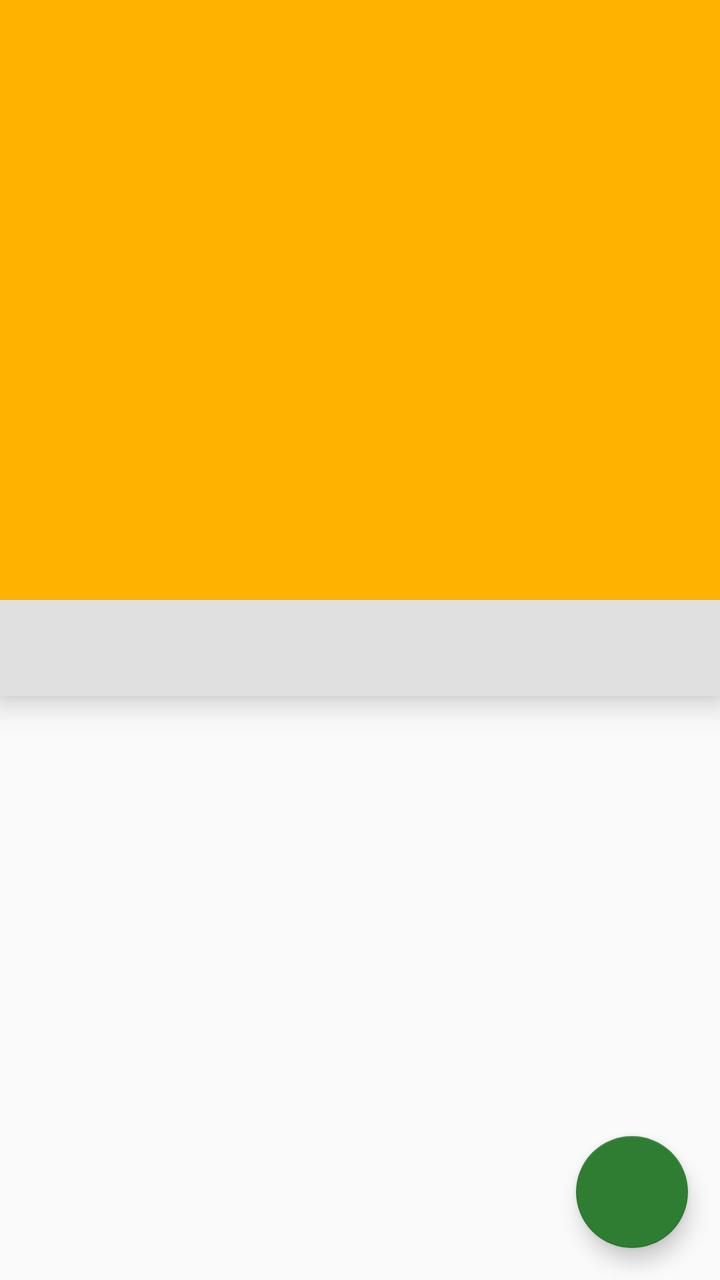
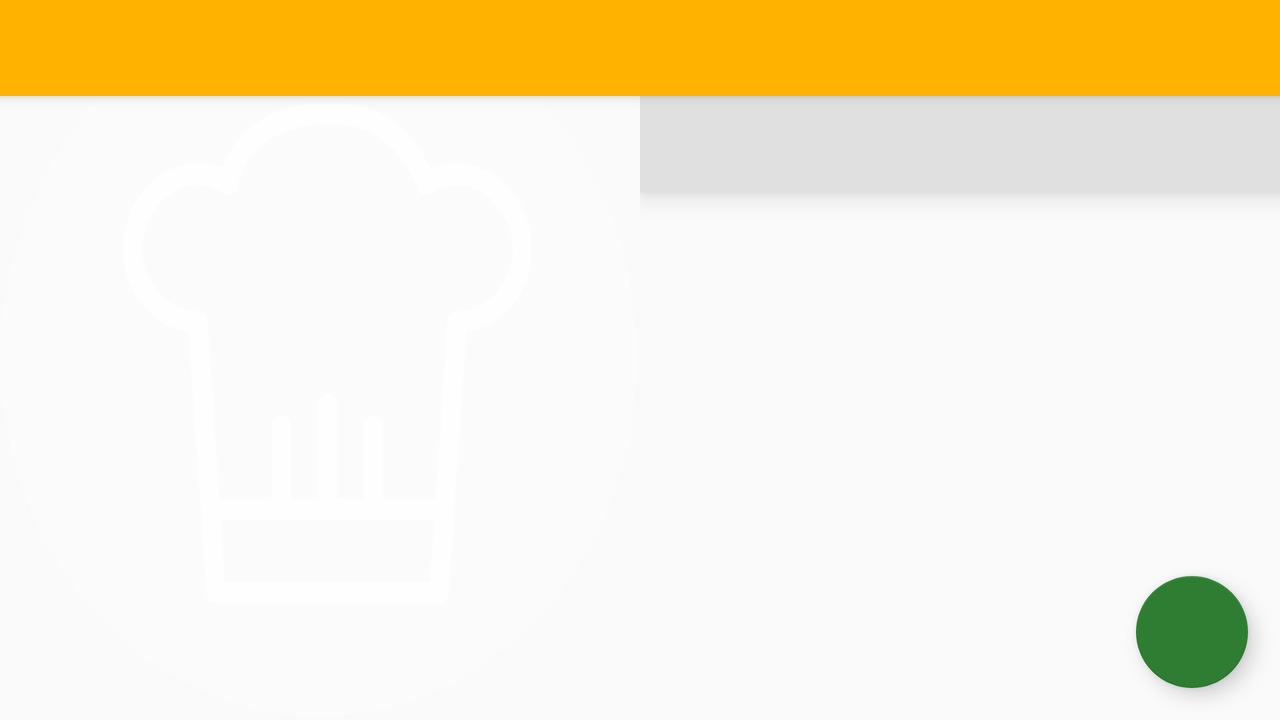

An Android layout and its configuration variant, each rendered on a device that would load it. The default file and the variant file are quoted in full after the pictures.
<!-- AndroidManifest.xml: activity theme AppTheme -->
<!-- res/layout/activity_detail.xml -->
<?xml version="1.0" encoding="utf-8"?>
<android.support.design.widget.CoordinatorLayout xmlns:android="http://schemas.android.com/apk/res/android"
    xmlns:app="http://schemas.android.com/apk/res-auto"
    xmlns:tools="http://schemas.android.com/tools"
    android:layout_width="match_parent"
    android:layout_height="match_parent"
    tools:context="net.cdmsoftware.mobilechef.DetailActivity">

    <android.support.design.widget.AppBarLayout
        android:id="@+id/toolbar_container"
        android:layout_width="match_parent"
        android:layout_height="wrap_content"
        android:fitsSystemWindows="true"
        android:theme="@style/ThemeOverlay.AppCompat.Dark.ActionBar">

        <android.support.design.widget.CollapsingToolbarLayout
            android:id="@+id/collapsing_toolbar_layout"
            android:layout_width="match_parent"
            android:layout_height="match_parent"
            app:collapsedTitleTextAppearance="@color/light_gray"
            app:contentScrim="?attr/colorPrimary"
            app:expandedTitleTextAppearance="@style/TextAppearance.AppCompat.Headline"
            app:layout_scrollFlags="scroll|exitUntilCollapsed">

            <FrameLayout
                android:layout_width="match_parent"
                android:layout_height="match_parent">

                <ImageView
                    android:id="@+id/detail_recipe_image"
                    android:layout_width="match_parent"
                    android:layout_height="300dp"
                    android:adjustViewBounds="true"
                    android:scaleType="centerCrop"
                    android:transitionName="transition_image"
                    app:layout_collapseMode="parallax"
                    tools:ignore="ContentDescription" /> 

                <View
                    android:layout_width="match_parent"
                    android:layout_height="150dp"
                    android:layout_gravity="bottom"
                    android:background="@drawable/transparent" />
            </FrameLayout>

            <android.support.v7.widget.Toolbar
                android:id="@+id/detail_toolbar"
                android:layout_width="match_parent"
                android:layout_height="?actionBarSize"
                android:background="@android:color/transparent"
                app:layout_collapseMode="pin"
                app:popupTheme="@style/AppTheme.PopupOverlay">

            </android.support.v7.widget.Toolbar>
        </android.support.design.widget.CollapsingToolbarLayout>

    </android.support.design.widget.AppBarLayout>

    <LinearLayout
        android:layout_width="match_parent"
        android:layout_height="match_parent"
        android:orientation="vertical"
        app:layout_behavior="@string/appbar_scrolling_view_behavior">

        <android.support.design.widget.TabLayout
            android:id="@+id/sliding_tabs"
            android:layout_width="match_parent"
            android:layout_height="wrap_content"
            android:background="@color/light_gray"
            android:elevation="8dp"
            app:tabIndicatorColor="@color/colorAccent"
            app:tabMode="fixed"
            app:tabSelectedTextColor="@color/colorAccent"
            app:tabTextColor="@color/dark_gray" />

        <android.support.v4.view.ViewPager
            android:id="@+id/detail_view_pager"
            android:layout_width="match_parent"
            android:layout_height="0dp"
            android:layout_marginEnd="@dimen/horizontal_margin"
            android:layout_marginStart="@dimen/horizontal_margin"
            android:layout_weight="1" />
    </LinearLayout>

    <android.support.design.widget.FloatingActionButton
        android:id="@+id/fab"
        android:layout_width="wrap_content"
        android:layout_height="wrap_content"
        android:layout_gravity="bottom|end"
        android:layout_margin="@dimen/fab_margin"
        android:src="@drawable/ic_favorite"
        app:fabSize="normal" />

</android.support.design.widget.CoordinatorLayout>
<!-- resources referenced by this layout -->
<resources>
  <color name="colorAccent">#2e7d32</color>
  <color name="dark_gray">#263238</color>
  <color name="light_gray">#ffe0e0e0</color>
  <dimen name="fab_margin">16dp</dimen>
  <dimen name="horizontal_margin">16dp</dimen>
  <style name="AppTheme.PopupOverlay" parent="ThemeOverlay.AppCompat.Light" />
  <style name="AppTheme" parent="Theme.AppCompat.Light.NoActionBar">
          
          <item name="colorPrimary">@color/colorPrimary</item>
          <item name="colorPrimaryDark">@color/colorPrimaryDark</item>
          <item name="colorAccent">@color/colorAccent</item>
      </style>
  <color name="colorPrimary">#ffb300</color>
  <color name="colorPrimaryDark">#c68400</color>
</resources>
<!-- res/layout-land/activity_detail.xml (the author's variant of the layout above) -->
<!-- drawn on the phone turned sideways -->
<?xml version="1.0" encoding="utf-8"?>
<android.support.design.widget.CoordinatorLayout xmlns:android="http://schemas.android.com/apk/res/android"
    xmlns:app="http://schemas.android.com/apk/res-auto"
    xmlns:tools="http://schemas.android.com/tools"
    android:layout_width="match_parent"
    android:layout_height="match_parent"
    tools:context="net.cdmsoftware.mobilechef.DetailActivity">

    <android.support.design.widget.AppBarLayout
        android:id="@+id/toolbar_container"
        android:layout_width="match_parent"
        android:layout_height="wrap_content"
        android:fitsSystemWindows="true"
        android:theme="@style/ThemeOverlay.AppCompat.Dark.ActionBar">

        <android.support.v7.widget.Toolbar
            android:id="@+id/detail_toolbar"
            android:layout_width="match_parent"
            android:layout_height="?actionBarSize"
            android:background="@android:color/transparent"
            app:layout_collapseMode="pin"
            app:popupTheme="@style/AppTheme.PopupOverlay">

        </android.support.v7.widget.Toolbar>
    </android.support.design.widget.AppBarLayout>

    <LinearLayout
        android:layout_width="match_parent"
        android:layout_height="match_parent"
        android:orientation="horizontal"
        android:baselineAligned="false">

        <FrameLayout
            android:layout_width="0dp"
            android:layout_height="match_parent"
            android:layout_weight="1"
            android:elevation="8dp"
            app:layout_anchor="@id/toolbar_container"
            app:layout_anchorGravity="bottom|start">

            <ImageView
                android:id="@+id/detail_recipe_image"
                android:layout_width="match_parent"
                android:layout_height="match_parent"
                android:adjustViewBounds="true"
                android:background="@drawable/placeholder"
                android:scaleType="centerCrop"
                android:transitionName="transition_image"
                tools:ignore="ContentDescription" /> 

            <View
                android:layout_width="match_parent"
                android:layout_height="150dp"
                android:layout_gravity="bottom"
                android:background="@drawable/transparent" />
        </FrameLayout>

        <LinearLayout
            android:layout_width="0dp"
            android:layout_height="match_parent"
            android:layout_weight="1"
            android:orientation="vertical"
            android:paddingTop="?actionBarSize">

            <android.support.design.widget.TabLayout
                android:id="@+id/sliding_tabs"
                android:layout_width="match_parent"
                android:layout_height="wrap_content"
                android:background="@color/light_gray"
                android:elevation="8dp"
                app:tabIndicatorColor="@color/colorAccent"
                app:tabMode="fixed"
                app:tabSelectedTextColor="@color/colorAccent"
                app:tabTextColor="@color/dark_gray" />

            <android.support.v4.view.ViewPager
                android:id="@+id/detail_view_pager"
                android:layout_width="match_parent"
                android:layout_height="match_parent"
                android:layout_marginEnd="@dimen/horizontal_margin"
                android:layout_marginStart="@dimen/horizontal_margin" />
        </LinearLayout>
    </LinearLayout>

    <android.support.design.widget.FloatingActionButton
        android:id="@+id/fab"
        android:layout_width="wrap_content"
        android:layout_height="wrap_content"
        android:layout_gravity="bottom|end"
        android:layout_margin="@dimen/fab_margin"
        android:src="@drawable/ic_favorite"
        app:fabSize="normal" />

</android.support.design.widget.CoordinatorLayout>
<!-- resources referenced by the variant -->
<!-- as the phone turned sideways resolves them -->
<resources>
  <color name="colorAccent">#2e7d32</color>
  <color name="dark_gray">#263238</color>
  <color name="light_gray">#ffe0e0e0</color>
  <dimen name="fab_margin">16dp</dimen>
  <dimen name="horizontal_margin">16dp</dimen>
  <!-- drawable placeholder: png bitmap (drawable-hdpi, 15336 bytes) -->
  <style name="AppTheme.PopupOverlay" parent="ThemeOverlay.AppCompat.Light" />
  <style name="AppTheme" parent="Theme.AppCompat.Light.NoActionBar">
          
          <item name="colorPrimary">@color/colorPrimary</item>
          <item name="colorPrimaryDark">@color/colorPrimaryDark</item>
          <item name="colorAccent">@color/colorAccent</item>
      </style>
  <color name="colorPrimary">#ffb300</color>
  <color name="colorPrimaryDark">#c68400</color>
</resources>
